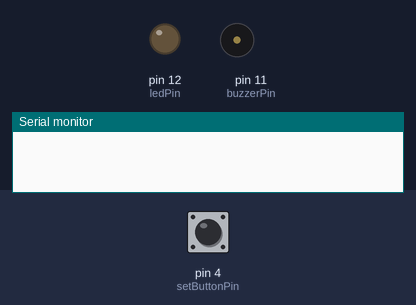
Bench run of a sketch on a simulated Arduino Uno, built with avr-gcc and run on an emulated ATmega328P. On the bench: output pins drawn as LEDs (lit = HIGH), buzzer (waves = sounding, pin HIGH), the last lines printed to the serial monitor. The test bench sets the inputs (shaded band); at power-on: pin 4 (setButtonPin) HIGH.

Above: at 1.2 s.
1.3 s: pin 4 (setButtonPin) pulled LOW for 0.15 s
At 2.0 s:
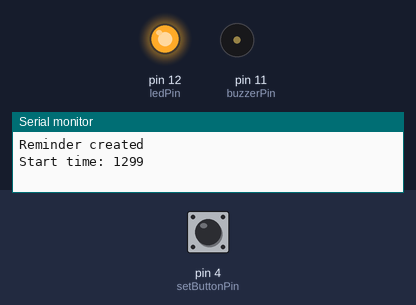
4.4 s: pin 4 (setButtonPin) pulled LOW for 3.2 s
At 6.45 s:
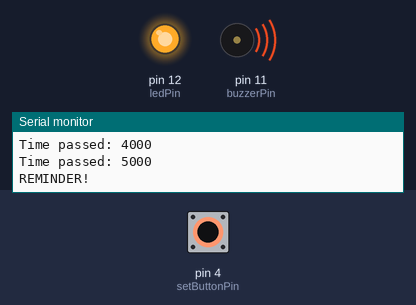
At 12.5 s:
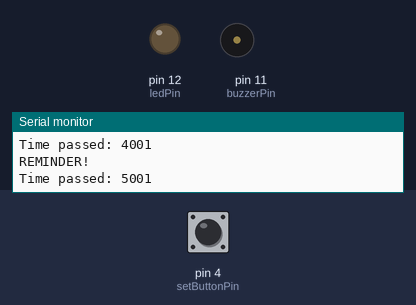
Timing chart, 0 to 14.0 s (numbered marks = the images above; inputs shaded):
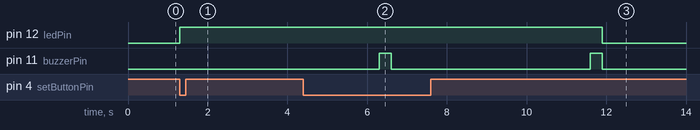

The sketch:

displays_time_passed_on_serial_monitor.ino
```cpp
const int setButtonPin = 4;
const int ledPin = 12;
const int buzzerPin = 11;

bool reminderExists = false;
unsigned long reminderStartTime = 0;
unsigned long buzzerTimer = 0;
unsigned long lastPrintTime = 0;
bool ledOn = false;
bool buzzerOn = false;

void setup() {
  pinMode(setButtonPin, INPUT_PULLUP);
  pinMode(ledPin, OUTPUT);
  pinMode(buzzerPin, OUTPUT);
  Serial.begin(9600);
  digitalWrite(buzzerPin, LOW);
}

void loop() {
  unsigned long currentMillis = millis();
  bool setPressed = (digitalRead(setButtonPin) == LOW);

  if (setPressed && !reminderExists) {
    reminderExists = true;
    reminderStartTime = currentMillis;
    buzzerTimer = currentMillis;
    lastPrintTime = currentMillis;
    ledOn = true;
    digitalWrite(ledPin, HIGH);

    Serial.println("Reminder created");
    Serial.print("Start time: ");
    Serial.println(reminderStartTime);
    Serial.println();
  }

  if (reminderExists && (currentMillis - lastPrintTime >= 1000)) {
    lastPrintTime = currentMillis;
    unsigned long timePassed = currentMillis - reminderStartTime;
    Serial.print("Time passed: ");
    Serial.println(timePassed);
  }

  if (reminderExists && ledOn && (currentMillis - buzzerTimer >= 5000)) {
    buzzerOn = true;
    Serial.println("REMINDER!");
    digitalWrite(buzzerPin, HIGH);
    buzzerTimer = currentMillis;
  }

  if (buzzerOn && ledOn && (currentMillis - buzzerTimer >= 300)) {
    buzzerOn = false;
    digitalWrite(buzzerPin, LOW);
    ledOn = false;
    digitalWrite(ledPin, LOW);
    reminderExists = false;
  }
}
```

Measured:
- after the input at 1.3 s, pin 12 (ledPin): LOW → HIGH at once
- after the input at 4.4 s, pin 12 (ledPin): HIGH → LOW after 7.5 s instead of 2.2 s
- by itself, pin 11 (buzzerPin): alternates HIGH for 0.30 s and LOW for 5.0 s
